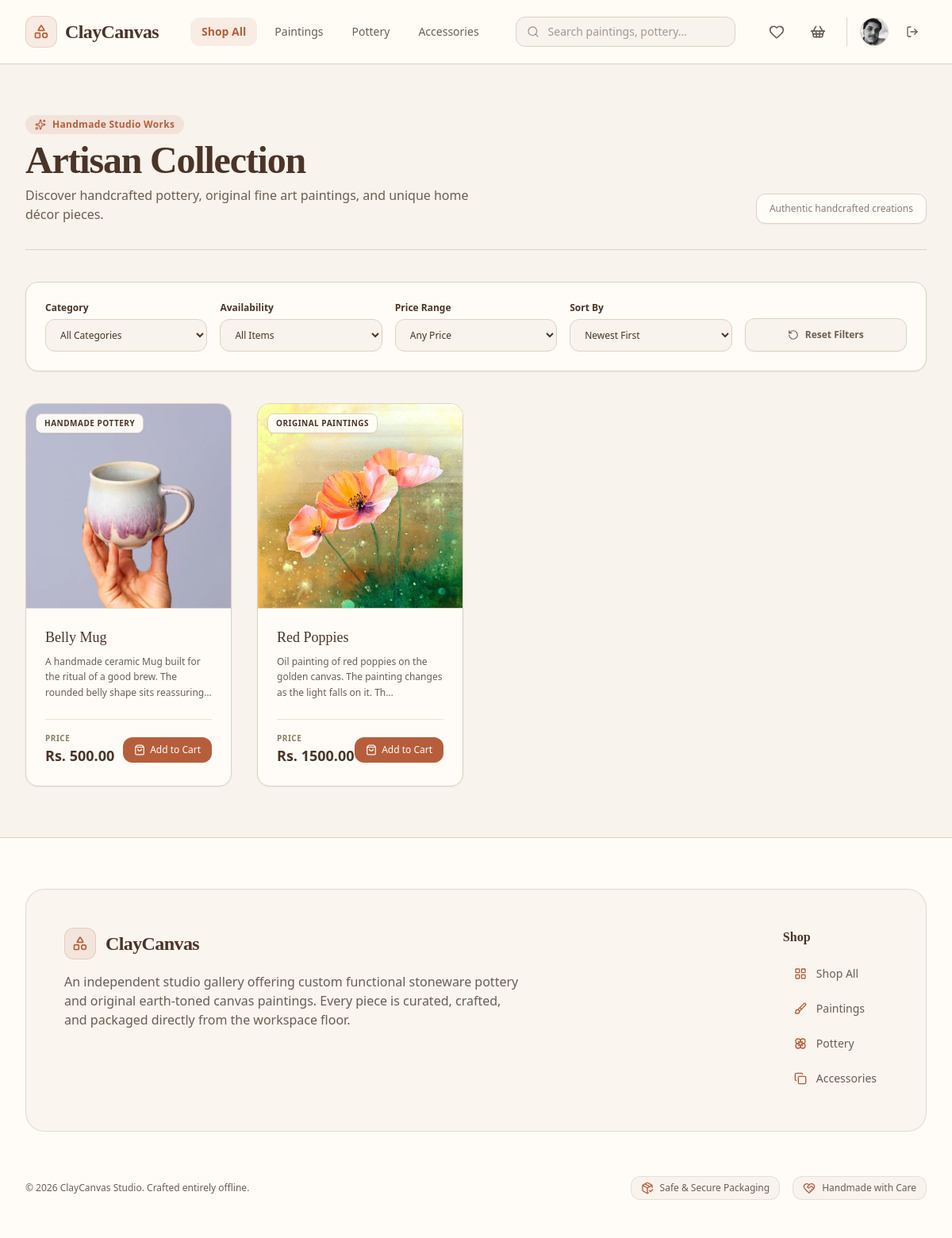
The app's page /products/ (signed in) with its own data.
### cc_app/models.py (models this page shows, shortened)
class User(AbstractUser):
    phone = models.CharField(max_length=20, blank=True)
    address = models.TextField(blank=True)
    profile_picture = models.ImageField(upload_to='images/user/', blank=True, null=True)

class Product(models.Model):
    class Category(models.TextChoices):
        PAINTINGS = 'paintings', 'Original Paintings'
        POTTERY = 'pottery', 'Handmade Pottery'
        CERAMICS = 'ceramics', 'Sculptures & Ceramics'
        PRINTS = 'prints', 'Canvas & Fine Art Prints'
        ACCESSORIES = 'accessories', 'Art Supplies & Displays'
    name = models.CharField(max_length=255)
    category = models.CharField(max_length=30, choices=Category.choices)
    description = models.TextField(help_text="Detailed description of the artwork, dimensions, and materials used.")
    price = models.DecimalField(max_digits=10, decimal_places=2)
    stock = models.PositiveIntegerField(default=1, help_text="Set to 1 for unique, original one-off masterworks.")
    product_image = models.ImageField(upload_to='images/products/')
    is_active = models.BooleanField(default=True)
    created_at = models.DateTimeField(auto_now_add=True)

### cc_app/views/products_view.py (the view, shortened to what this page needs)
# urls.py: path('products/', products_view, name='products'),
def products_view(request):
    products = Product.objects.all().order_by('-created_at')
    category = request.GET.get('category')
    availability = request.GET.get('availability')
    price_range = request.GET.get('price_range')
    sort = request.GET.get('sort')
    q = request.GET.get('q')
    if q:
        products = products.filter(Q(name__icontains=q) | Q(description__icontains=q) | Q(category__icontains=q))
    if category:
        products = products.filter(category=category)
    if availability == 'available':
        products = products.filter(stock__gt=0, is_active=True)
    elif availability == 'masterworks':
        products = products.filter(stock=1, is_active=True)
    return render(request, 'main/products_page.html', {'products': products})

### cc_app/templates/main/products_page.html (shortened to what this page needs)
<!DOCTYPE html>
<html lang="en">
<head>
    {% load static %}
    <link href="{% static 'css/styles.css' %}" rel="stylesheet" />
</head>
<body class="bg-[#F8F3EC] text-[#6B5E53] font-sans min-h-screen flex flex-col antialiased selection:bg-[#B65E3C]/20 selection:text-[#B65E3C]">
    {% include 'components/_navbar.html' %}
    <main class="flex-grow max-w-7xl w-full mx-auto px-4 sm:px-6 lg:px-8 py-8 sm:py-12 lg:py-16 space-y-8 sm:space-y-10">
        <div class="flex flex-col md:flex-row md:items-end justify-between gap-4 border-b border-[#DDD2C5] pb-6 sm:pb-8">
            <div class="space-y-2">
                <div class="inline-flex items-center gap-2 px-3 py-1 rounded-full bg-[#B65E3C]/10 text-[#B65E3C] text-xs font-semibold tracking-wide">
                    <i data-lucide="sparkles" class="w-3.5 h-3.5"></i>
                    <span>Handmade Studio Works</span>
                </div>
                <h1 class="text-3xl sm:text-4xl lg:text-5xl font-serif font-bold text-[#4A3428] tracking-tight">
                    Artisan Collection
                </h1>
                <p class="text-sm sm:text-base text-[#6B5E53] max-w-xl">
                    Discover handcrafted pottery, original fine art paintings, and unique home décor pieces.
                </p>
            </div>
            <div class="text-xs text-[#6B5E53]/80 font-medium self-start md:self-end bg-[#FFFCF7] px-4 py-2.5 rounded-xl border border-[#DDD2C5] shadow-sm">
                Authentic handcrafted creations
            </div>
        </div>
        <form method="GET" action="/products/" class="bg-[#FFFCF7] border border-[#DDD2C5] rounded-2xl p-5 sm:p-6 shadow-sm">
            <div class="grid grid-cols-1 sm:grid-cols-2 lg:grid-cols-5 gap-4 items-end">
                <div class="space-y-1.5">
                    <label class="text-xs font-semibold text-[#4A3428] block">Category</label>
                    <select name="category" onchange="this.form.submit()" class="w-full bg-[#F8F3EC] border border-[#DDD2C5] rounded-xl px-3.5 py-2.5 text-xs font-medium text-[#4A3428] focus:outline-none focus:border-[#B65E3C] focus:ring-2 focus:ring-[#B65E3C]/20 transition-all cursor-pointer">
                        <option value="">All Categories</option>
                    </select>
                </div>
                <div class="space-y-1.5">
                    <label class="text-xs font-semibold text-[#4A3428] block">Availability</label>
                    <select name="availability" onchange="this.form.submit()" class="w-full bg-[#F8F3EC] border border-[#DDD2C5] rounded-xl px-3.5 py-2.5 text-xs font-medium text-[#4A3428] focus:outline-none focus:border-[#B65E3C] focus:ring-2 focus:ring-[#B65E3C]/20 transition-all cursor-pointer">
                        <option value="all">All Items</option>
                    </select>
                </div>
                <div class="space-y-1.5">
                    <label class="text-xs font-semibold text-[#4A3428] block">Price Range</label>
                    <select name="price_range" onchange="this.form.submit()" class="w-full bg-[#F8F3EC] border border-[#DDD2C5] rounded-xl px-3.5 py-2.5 text-xs font-medium text-[#4A3428] focus:outline-none focus:border-[#B65E3C] focus:ring-2 focus:ring-[#B65E3C]/20 transition-all cursor-pointer">
                        <option value="all">Any Price</option>
                    </select>
                </div>
                <div class="space-y-1.5">
                    <label class="text-xs font-semibold text-[#4A3428] block">Sort By</label>
                    <select name="sort" onchange="this.form.submit()" class="w-full bg-[#F8F3EC] border border-[#DDD2C5] rounded-xl px-3.5 py-2.5 text-xs font-medium text-[#4A3428] focus:outline-none focus:border-[#B65E3C] focus:ring-2 focus:ring-[#B65E3C]/20 transition-all cursor-pointer">
                        <option value="latest" {% if request.GET.sort == 'latest' %}selected{% endif %}>Newest First</option>
                    </select>
                </div>
                <div>
                    <a href="/products/" class="w-full h-[42px] bg-[#F8F3EC] hover:bg-[#B65E3C] hover:text-[#FFFCF7] text-[#6B5E53] text-xs font-semibold rounded-xl border border-[#DDD2C5] hover:border-[#B65E3C] transition-all duration-200 flex items-center justify-center gap-2 shadow-sm">
                        <i data-lucide="rotate-ccw" class="w-3.5 h-3.5"></i>
                        <span>Reset Filters</span>
                    </a>
                </div>
            </div>
        </form>
        <div class="w-full">
            <div class="grid grid-cols-1 sm:grid-cols-2 md:grid-cols-3 lg:grid-cols-4 gap-8">
                {% for product in products %}
                    <div class="bg-[#FFFCF7] border border-[#DDD2C5] rounded-2xl overflow-hidden shadow-sm hover:shadow-xl hover:border-[#B65E3C]/40 transition-all duration-300 flex flex-col group relative">
                        <a href="/products/{{ product.id }}/" class="flex flex-col flex-grow">
                            <div class="aspect-square w-full bg-[#F8F3EC] relative overflow-hidden border-b border-[#DDD2C5]/80">
                                {% if product.product_image %}
                                    <img src="{{ product.product_image.url }}" alt="{{ product.name }}" class="w-full h-full object-cover group-hover:scale-105 transition-transform duration-500">
                                {% endif %}
                                <span class="absolute top-3 left-3 bg-[#FFFCF7]/95 border border-[#DDD2C5] backdrop-blur-md text-[10px] font-semibold uppercase tracking-wider text-[#4A3428] px-2.5 py-1 rounded-lg shadow-sm z-10">
                                    {{ product.get_category_display }}
                                </span>
                            </div>
                            <div class="p-6 flex-grow space-y-2">
                                <h3 class="font-serif font-normal text-[#4A3428] text-lg leading-snug group-hover:text-[#B65E3C] transition-colors line-clamp-1">
                                    {{ product.name }}
                                </h3>
                                <p class="text-xs text-[#6B5E53] leading-relaxed line-clamp-2">
                                    {{ product.description|truncatechars:100|default:"Handcrafted artisan piece created with natural materials." }}
                                </p>
                            </div>
                        </a>
                        <div class="p-6 pt-0">
                            <div class="flex items-center justify-between pt-4 border-t border-[#DDD2C5]/60">
                                <div class="flex flex-col">
                                    <span class="text-[10px] uppercase font-semibold tracking-wider text-[#6B5E3C]/80">Price</span>
                                    <span class="text-lg font-bold text-[#4A3428]">Rs. {{ product.price|floatformat:2 }}</span>
                                </div>
                                {% if user.is_authenticated and not user.is_staff %}
                                    {% if product.stock > 0 %}
                                        <a href="/cart/add/{{ product.id }}/" class="bg-[#B65E3C] hover:bg-[#94492F] text-[#FFFCF7] px-3.5 py-2 rounded-xl transition-all shadow-sm flex items-center gap-1.5 text-xs font-medium z-10">
                                            <i data-lucide="shopping-bag" class="w-3.5 h-3.5"></i>
                                            <span>Add to Cart</span>
                                        </a>
                                    {% else %}
                                        <span class="text-xs font-semibold text-[#B4473A] bg-[#B4473A]/10 px-3 py-1.5 rounded-lg border border-[#B4473A]/20">Out of Stock</span>
                                    {% endif %}
                                {% elif user.is_staff %}
                                    <a href="/dashboard/admin/?section=product-management" class="bg-[#F8F3EC] hover:bg-[#DDD2C5] text-[#4A3428] px-3 py-1.5 rounded-xl transition-all border border-[#DDD2C5] flex items-center gap-1 text-xs font-medium z-10">
                                        <i data-lucide="settings" class="w-3.5 h-3.5"></i>
                                        <span>Manage</span>
                                    </a>
                                {% else %}
                                    <a href="/login/" class="bg-[#B65E3C] hover:bg-[#94492F] text-[#FFFCF7] px-3.5 py-2 rounded-xl transition-all shadow-sm flex items-center gap-1.5 text-xs font-medium z-10">
                                        <i data-lucide="log-in" class="w-3.5 h-3.5"></i>
                                        <span>Sign In</span>
                                    </a>
                                {% endif %}
                            </div>
                        </div>
                    </div>
                {% endfor %}
            </div>
        </div>
    </main>
    {% include 'components/_footer.html' %}
</body>
</html>

### cc_app/templates/components/_navbar.html (shortened to what this page needs)
<nav class="bg-[#FFFCF7]/95 backdrop-blur-md border-b border-[#DDD2C5] sticky top-0 z-50 shadow-xs">
    <div class="max-w-7xl mx-auto px-4 sm:px-6 lg:px-8">
        <div class="flex justify-between h-20 items-center gap-4">
            <div class="flex items-center gap-8 lg:gap-10">
                <a href="/" class="flex-shrink-0 flex items-center gap-2.5 group">
                    <div class="w-10 h-10 rounded-xl bg-[#B65E3C]/10 border border-[#B65E3C]/20 flex items-center justify-center text-[#B65E3C] group-hover:bg-[#B65E3C] group-hover:text-[#FFFCF7] transition-all duration-300">
                        <i data-lucide="shapes" class="w-5 h-5"></i>
                    </div>
                    <span class="text-2xl font-serif font-bold text-[#4A3428] tracking-tight">ClayCanvas</span>
                </a>
                <div class="hidden md:flex items-center space-x-1 lg:space-x-2 font-medium">
                    <a href="/products/" class="{% if request.path == '/products/' and not request.GET.category %}text-[#B65E3C] bg-[#B65E3C]/10 font-semibold{% else %}text-[#6B5E53] hover:text-[#B65E3C] hover:bg-[#F8F3EC]{% endif %} px-3.5 py-2 rounded-xl text-sm transition-all duration-200">Shop All</a>
                    <a href="/products/?category=paintings" class="{% if request.GET.category == 'paintings' %}text-[#B65E3C] bg-[#B65E3C]/10 font-semibold{% else %}text-[#6B5E53] hover:text-[#B65E3C] hover:bg-[#F8F3EC]{% endif %} px-3.5 py-2 rounded-xl text-sm transition-all duration-200">Paintings</a>
                    <a href="/products/?category=pottery" class="{% if request.GET.category == 'pottery' %}text-[#B65E3C] bg-[#B65E3C]/10 font-semibold{% else %}text-[#6B5E53] hover:text-[#B65E3C] hover:bg-[#F8F3EC]{% endif %} px-3.5 py-2 rounded-xl text-sm transition-all duration-200">Pottery</a>
                    <a href="/products/?category=accessories" class="{% if request.GET.category == 'accessories' %}text-[#B65E3C] bg-[#B65E3C]/10 font-semibold{% else %}text-[#6B5E53] hover:text-[#B65E3C] hover:bg-[#F8F3EC]{% endif %} px-3.5 py-2 rounded-xl text-sm transition-all duration-200">Accessories</a>
                </div>
            </div>
            <div class="hidden sm:block flex-1 max-w-md mx-4">
                <form action="/products/" method="GET" class="relative m-0">
                    <div class="absolute inset-y-0 left-0 pl-3.5 flex items-center pointer-events-none text-[#6B5E53]/60">
                    </div>
                    <input type="text" name="q" value="{{ request.GET.q|default:'' }}" placeholder="Search paintings, pottery..." class="block w-full pl-10 pr-4 py-2 border border-[#DDD2C5] rounded-xl bg-[#F8F3EC] text-sm text-[#4A3428] placeholder-[#6B5E53]/60 focus:outline-none focus:border-[#B65E3C] focus:bg-[#FFFCF7] focus:ring-2 focus:ring-[#B65E3C]/20 transition-all duration-200">
                </form>
            </div>
            <div class="flex items-center gap-2 sm:gap-3">
                {% if not request.user.is_staff %}
                    <a href="/wishlist/" class="w-10 h-10 rounded-xl flex items-center justify-center text-[#6B5E53] hover:text-[#B65E3C] hover:bg-[#F8F3EC] transition-all duration-200 relative">
                        <i data-lucide="heart" class="w-5 h-5"></i>
                    </a>
                    <a href="/cart/" class="w-10 h-10 rounded-xl flex items-center justify-center text-[#6B5E53] hover:text-[#B65E3C] hover:bg-[#F8F3EC] transition-all duration-200 relative">
                        <i data-lucide="shopping-basket" class="w-5 h-5"></i>
                    </a>
                {% endif %}
                {% if user.is_authenticated %}
                    <div class="flex items-center gap-3 border-l border-[#DDD2C5] pl-3 sm:pl-4 ml-1">
                        <a href="/profile/" class="block h-9 w-9 rounded-full overflow-hidden border border-[#DDD2C5] bg-[#F8F3EC] hover:border-[#B65E3C] transition-all duration-200 focus:outline-none shadow-xs">
                            {% if user.profile_picture %}
                                <img src="{{ user.profile_picture.url }}" alt="{{ user.username }}" class="h-full w-full object-cover">
                            {% else %}
                                <div class="h-full w-full flex items-center justify-center text-[#B65E3C] font-semibold text-xs bg-[#B65E3C]/10">
                                    {{ user.username|slice:":1"|upper }}
                                </div>
                            {% endif %}
                        </a>
                        <a href="/logout/" class="w-9 h-9 rounded-xl flex items-center justify-center text-[#6B5E53] hover:text-[#B4473A] hover:bg-[#B4473A]/10 transition-all duration-200" title="Logout">
                            <i data-lucide="log-out" class="w-4 h-4"></i>
                        </a>
                    </div>
                {% endif %}
            </div>
        </div>
    </div>
</nav>

### records on screen
User: profile_picture (picture)
Product: product_image (picture), category "HANDMADE POTTERY", name "Belly Mug", description "A handmade ceramic Mug built for the ritual of a good brew. The rounded belly shape sits reassuring…", price "500.00"
Product: product_image (picture), category "ORIGINAL PAINTINGS", name "Red Poppies", description "Oil painting of red poppies on the golden canvas. The painting changes as the light falls on it. Th…", price "1500.00"
